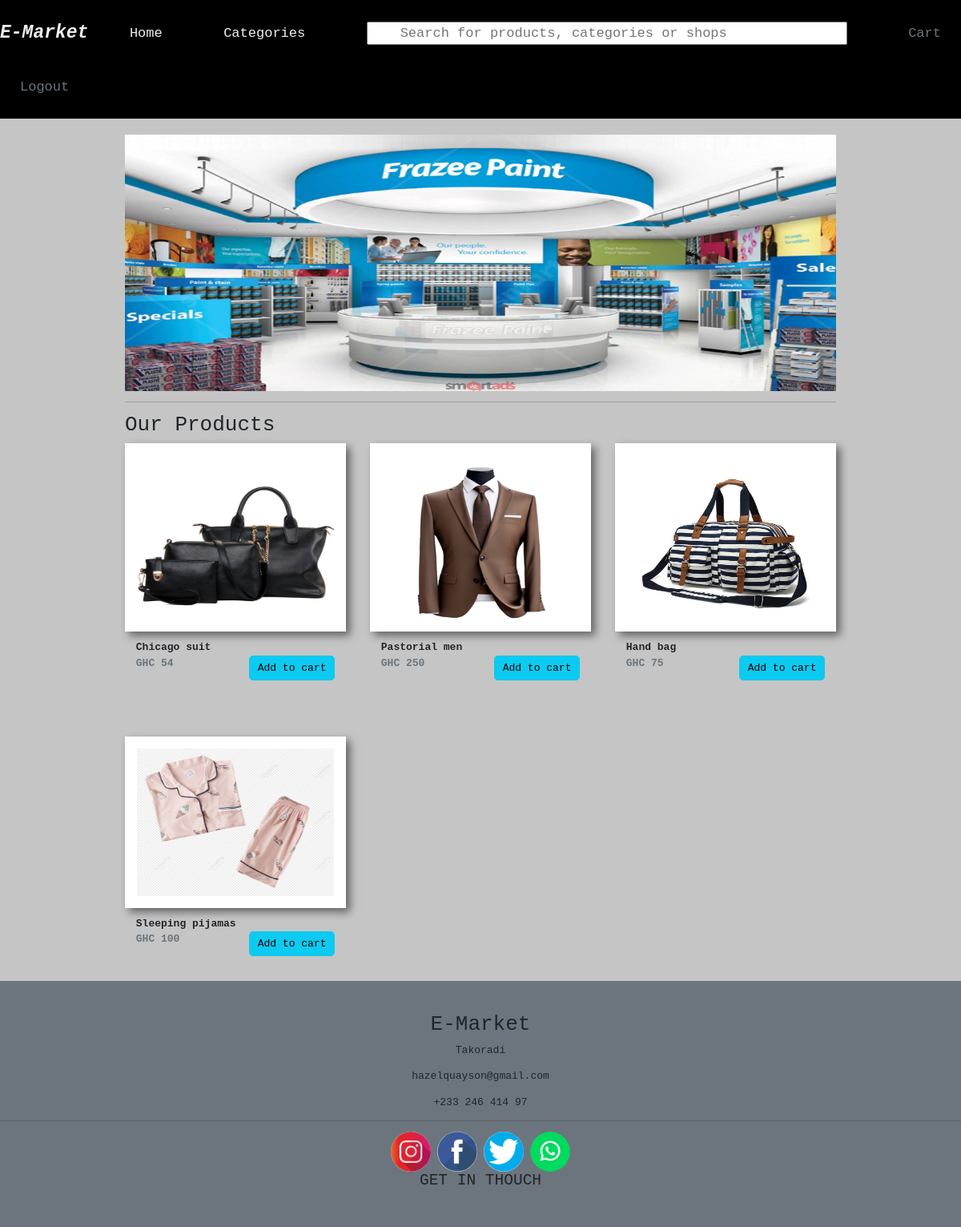
The app's page /components/dashboard.php?page=products&category=collections (signed in) with its own data.
### tables this page shows
CREATE TABLE `products` (
  `id` int(11) NOT NULL,
  `product_name` varchar(250) NOT NULL,
  `category` varchar(250) NOT NULL,
  `price` int(11) NOT NULL,
  `p_image` varchar(250) NOT NULL
);

### components/products.php (the view, shortened to what this page needs)
<?php
$category = $_GET['category'];
    include('./dbcon.php');
    $sql = "SELECT * FROM products WHERE category='$category'";
    $query = mysqli_query($dbcon, $sql);
?>
<!DOCTYPE html>
<html lang="en">
<head>
    <link rel="stylesheet" href="../css/products.css" />
</head>
<body>
    <div id="electronicsbody">
        <img class="product_hero" src="../images/shop.webp" alt="">
        <hr>
        <h2>Our Products</h2>
        <div class="products">
            <?php
                if(mysqli_num_rows($query)>0){
                    while($row = mysqli_fetch_assoc($query)){
                    echo '
                    <div class="item">
                    <img src="../uploads/' . $row['p_image'] . '" alt="' . $row['product_name'] . '">
                    <div class="desc">
                    <div class="itemName">' . $row['product_name'] . '</div>
                        <div id="price_add">
                            <div class="itemprice text-secondary">GHC ' . $row['price'] . '</div>
                            <a href="./dashboard.php?page=detail&product_id='. $row['id'] .'&category='.$category.'">
                                <div class="btn btn-info">Add to cart</div>
                            </a>
                        </div>
                    </div>
                </div>';
                }
                }
                else{
                    echo 'NO DATA FOUND';
                }
                ?>
        </div>
    </div>
</body>
</html>

### components/dashboard.php (shortened to what this page needs)
<!DOCTYPE html>
<html lang="en">
<head>
    <link rel="stylesheet" href="../Assets/bootstrap-5.3/css/bootstrap.css">
    <link rel="stylesheet" href="../css/dashboard.css" />
    <link rel="stylesheet" href="../Assets/package/swiper-bundle.min.css">
</head>
<body>
    <ul class="navbar">
        <li>
            <div class="logo">E-Market</div>
        </li>
        <li><a href="./dashboard.php">Home</a></li>
        <li>
            <a class href="#">Categories</a>
        </li>
        <li id="searchbar"><a href="#"><input placeholder="Search for products, categories or shops" class="search" type="text"></a>
        </li>
        <li><a class="text-secondary" href="./dashboard.php?page=cart">Cart</a></li>
        <li><a class="text-secondary" href="../index.html">Logout</a></li>
    </ul>
    <?php
    @$page=$_GET["page"];
    if($page==""){
        include('./home.php');
    } else{
        if($page=="products"){
            include('./products.php');
        }
        elseif($page=="detail"){
            include('./detail.php');
        }
        elseif($page=="cart"){
            include('./cart.php');
        }
        else {
            echo "Page not found.";
        }
    }
?>
    <footer class="bg-secondary pb-5 pt-5">
        <h2>E-Market</h2>
        <p>Takoradi</p>
        <p>hazelquayson@gmail.com</p>
        <p>+233 246 414 97</p>
<hr>
        <div class="media">
            <img class="rounded-circle" src="../images/ig2.png" width="50px" height="50px" alt="">
            <img class="rounded-circle" src="../images/fb.jpg" width="50px" height="50px" alt="">
            <img class="rounded-circle" src="../images/twitter.png" width="50px" height="50px" alt="">
            <img class="rounded-circle" src="../images/whatsapp.png" width="50px" height="50px" alt="">
        </div>
        <h4>GET IN THOUCH</h4>
    </footer>
</body>
</html>

### css/dashboard.css (style rules this page uses)
* { padding: 0; margin: 0; font-family: monospace; }
body { background-color: rgb(210, 223, 219); }
.navbar { background-color: black; }
.logo { font-size: 23px; color: #f0f0f0; font-weight: 900; font-style: italic; }
ul li { display: inline-block; position: relative; }
ul li a { display: block; padding: 20px 25px; font-size: 17px; text-decoration: none; }
a { color: #f0f0f0; }
.search { width: 50vw; padding-left: 40px; }
footer { text-align: center; }

### css/products.css (style rules this page uses)
#electronicsbody { background-color: rgb(197, 197, 197); padding-left: 13%; padding-right: 13%; padding-top: 20px; margin-top: -13px; }
.product_hero { width: 100%; height: 40vh; }
.itemName { font-weight: 600; }
.itemprice { font-weight: 600; }
.products { display: grid; grid-template-columns: repeat(3, 1fr); row-gap: 30px; column-gap: 30px; }
.item img { background-color: white; width: 100%; height: 70%; padding: 15px; box-shadow: 5px 5px 10px rgba(0, 0, 0, 0.5); }
.desc { display: block; justify-content: space-between; padding-left: 5%; padding-right: 5%; padding-top: 10px; }
#price_add { display: flex; justify-content: space-between; }

### records on screen
products: p_image (picture), product_name "Chicago suit", price "54"
products: p_image (picture), product_name "Pastorial men", price "250"
products: p_image (picture), product_name "Hand bag", price "75"
products: p_image (picture), product_name "Sleeping pijamas", price "100"
